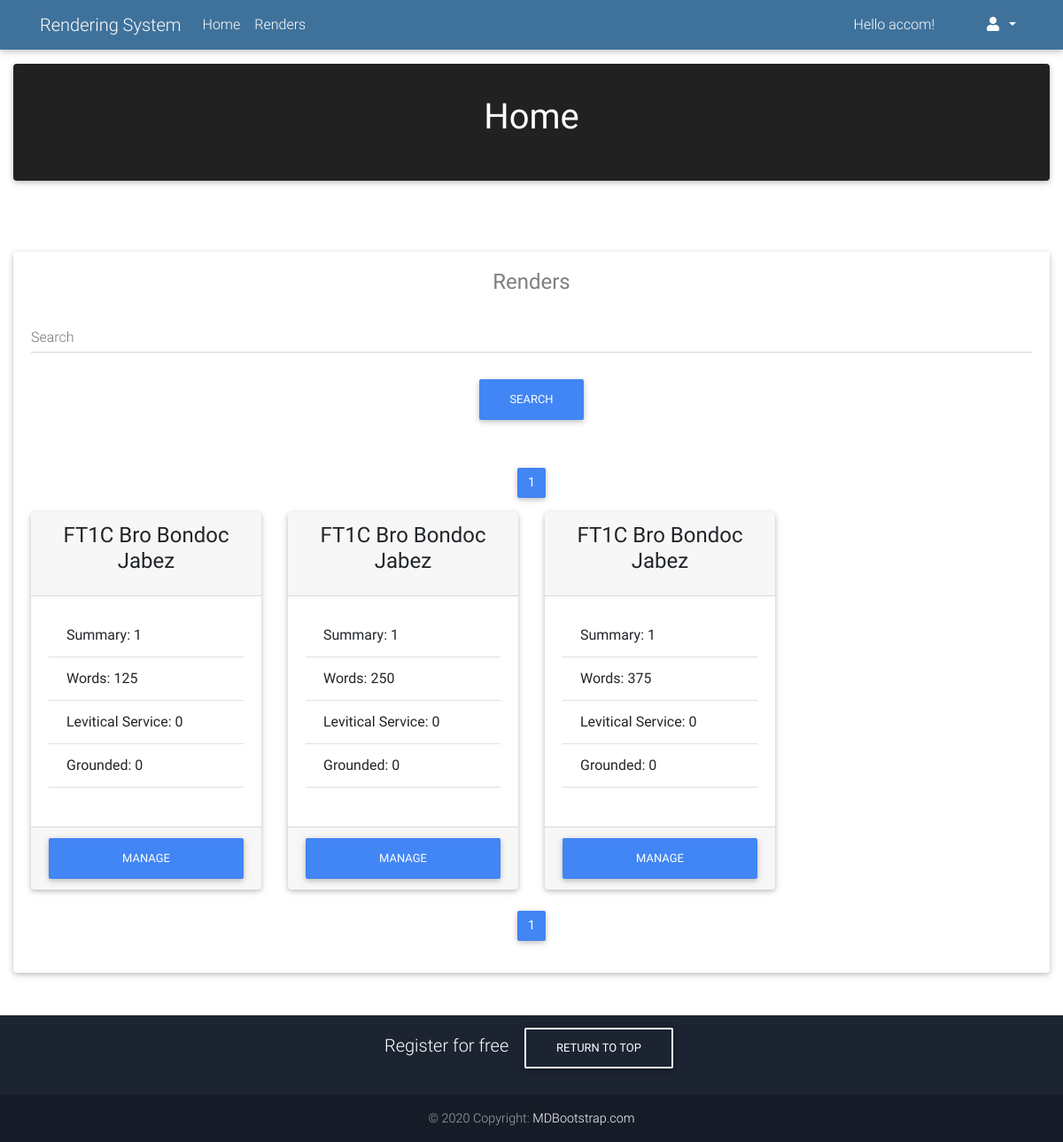
The page /User/index.php (signed in) on the database its author committed.
### tables this page shows
CREATE TABLE IF NOT EXISTS `render_tb` (
  `render_id` int(11) NOT NULL AUTO_INCREMENT,
  `trainee_id` int(11) NOT NULL,
  `department_id` int(11) NOT NULL,
  `rule_id` int(11) NOT NULL,
  `is_grounded` int(11) NOT NULL,
  `summaries` int(11) NOT NULL,
  `words` int(11) NOT NULL,
  `levitical_service` int(11) NOT NULL,
  `render_date` timestamp NOT NULL DEFAULT CURRENT_TIMESTAMP ON UPDATE CURRENT_TIMESTAMP,
  PRIMARY KEY (`render_id`),
  KEY `department_id` (`department_id`),
  KEY `trainee_id` (`trainee_id`),
  KEY `rule_id` (`rule_id`)
);

CREATE TABLE IF NOT EXISTS `trainee_tb` (
  `trainee_id` int(11) NOT NULL,
  `first_name` varchar(100) NOT NULL,
  `last_name` varchar(100) NOT NULL,
  `id_name` varchar(100) NOT NULL,
  `gender` varchar(10) NOT NULL,
  `class` varchar(10) NOT NULL,
  `class_group` varchar(10) NOT NULL,
  `room` varchar(10) NOT NULL,
  `team` varchar(10) NOT NULL,
  `status` varchar(100) NOT NULL,
  PRIMARY KEY (`trainee_id`)
);

### User/index.php (the view, shortened to what this page needs)
<?php
	require_once("../config/connectDatabase.php");
	$total_pages_render = $conn->query("SELECT * FROM render_tb")->num_rows;
	$page_render = isset($_GET['page_render']) && is_numeric($_GET['page_render']) ? $_GET['page_render'] : 1;
	$num_results_on_page_render = 8;
	$sql_render = "SELECT trainee_tb.trainee_id, rules_tb.rule_id, trainee_tb.last_name,
	trainee_tb.first_name, trainee_tb.id_name, trainee_tb.gender, trainee_tb.class_group,
	rules_tb.offense_code, rules_tb.offense_type, rules_tb.offense_description,
	render_tb.render_id, render_tb.render_date, render_tb.summaries, render_tb.is_grounded, render_tb.words, render_tb.levitical_service
	FROM render_tb
	INNER JOIN trainee_tb ON trainee_tb.trainee_id = render_tb.trainee_id
	INNER JOIN rules_tb ON rules_tb.rule_id = render_tb.rule_id
	INNER JOIN department_tb ON department_tb.department_id = render_tb.department_id
	WHERE trainee_tb.status = 'Active' LIMIT ?, ?";
	if ($stmt_render = $conn->prepare($sql_render)) {
		$calc_page_render = ($page_render - 1) * $num_results_on_page_render;
		$stmt_render->bind_param('ii', $calc_page_render, $num_results_on_page_render);
		$stmt_render->execute();
		$result_render = $stmt_render->get_result();
	}
	else {
		echo "Error: " . mysqli_Error($conn);
	}
 ?>
<?php include("header.php"); ?>
<main class="mt-3">
	<div class="container-fluid">
		<div class="row">
			<div class="col-sm-12 col-md-12 col-lg-12">
				<div class="card text-white bg-dark pt-3 pb-3">
				  	<div class="card-body text-center">
				    	<h1 class="card-title">Home</h1>
				  	</div>
				</div>
			</div>
		</div>
	</div>
	<div class="container-fluid" style="margin-top: 80px;">
				<div class="row">
					<div class="col-sm-12 col-md-12 col-lg-12">
						<div class="card">
							<div class="card-body white-text rounded-bottom">
								<h4 class="card-title text-center text-black-50"> Renders</h4>
								<div class="md-form">
									<input type="text" id="form1" class="form-control">
									<label for="form1">Search</label>
								</div>
								<div class="text-center">
									<button type="button" class="btn btn-primary">Search</button>
								</div>
								<div class="mt-5">
										<?php if (ceil($total_pages_render / $num_results_on_page_render) > 0) { ?>
											<nav aria-label="Page navigation">
												<ul class="pagination pg-blue justify-content-center">
												    <li class="page-item active">
												    	<a class="page-link" href="index.php?page_render=<?php echo $page_render ?>"><?php echo $page_render ?> <span class="sr-only">(current)</span></a>
												    </li>
												 </ul>
											</nav>
										<?php } ?>
									<div class="row">
										<?php if (mysqli_num_rows($result_render) > 0) { ?>
											<?php
												while($row = $result_render->fetch_assoc()) {
												$first_name = $row['first_name'];
												$last_name = $row['last_name'];
												$gender = $row['gender'];
												if ($gender == "Brother") {
													$gender = "Bro";
												}
												else {
													$gender = "Sis";
												}
												$class_group = $row['class_group'];
												$summaries = $row['summaries'];
												$words = $row['words'];
												$levitical_service = $row['levitical_service'];
												$is_grounded = $row['is_grounded'];
										 	?>
												<div class="col-sm-12 col-md-6 col-lg-3">
													<div class="card mb-4">
														<div class="card-header ">
															<h4 class="card-title text-body text-center"><?php echo $class_group; ?> <?php echo $gender . " " . $last_name . " " . $first_name; ?></h4>
														</div>
														<div class="card-body">
															<ul class="list-group list-group-flush">
															    <li class="list-group-item text-body">Summary: <?php echo $summaries; ?></li>
															    <li class="list-group-item text-body">Words: <?php echo $words; ?></li>
															    <li class="list-group-item text-body">Levitical Service: <?php echo $levitical_service; ?></li>
															    <li class="list-group-item text-body">Grounded: <?php echo $is_grounded; ?></li>
															    <li class="list-group-item text-body"></li>
															</ul>
														</div>
														<div class="card-footer">
															<a href="trainee.php"><button class="btn btn-block btn-primary">Manage</button></a>
														</div>
													</div>
												</div>
											<?php } ?>
										<?php } ?>
									</div>
								</div>
										<?php if (ceil($total_pages_render / $num_results_on_page_render) > 0) { ?>
											<nav aria-label="Page_render navigation">
												<ul class="pagination pg-blue justify-content-center">
												    <li class="page-item active">
												    	<a class="page-link" href="index.php?page_render=<?php echo $page_render ?>"><?php echo $page_render ?> <span class="sr-only">(current)</span></a>
												    </li>
												 </ul>
											</nav>
										<?php } ?>
								</div>
							</div>
						</div>
					</div>
				</div>
</main>
<?php include("footer.php"); ?>
</body>
</html>

### rows shown on the page
render_tb: trainee.class_group "FT1C", trainee.gender "Bro", trainee.last_name "Bondoc", trainee.first_name "Jabez", summaries "1", words "125", levitical_service "0", is_grounded "0"
render_tb: trainee.class_group "FT1C", trainee.gender "Bro", trainee.last_name "Bondoc", trainee.first_name "Jabez", summaries "1", words "250", levitical_service "0", is_grounded "0"
render_tb: trainee.class_group "FT1C", trainee.gender "Bro", trainee.last_name "Bondoc", trainee.first_name "Jabez", summaries "1", words "375", levitical_service "0", is_grounded "0"

### other values the page prints
$_SESSION["username"] "accom"
$page_render "1"
